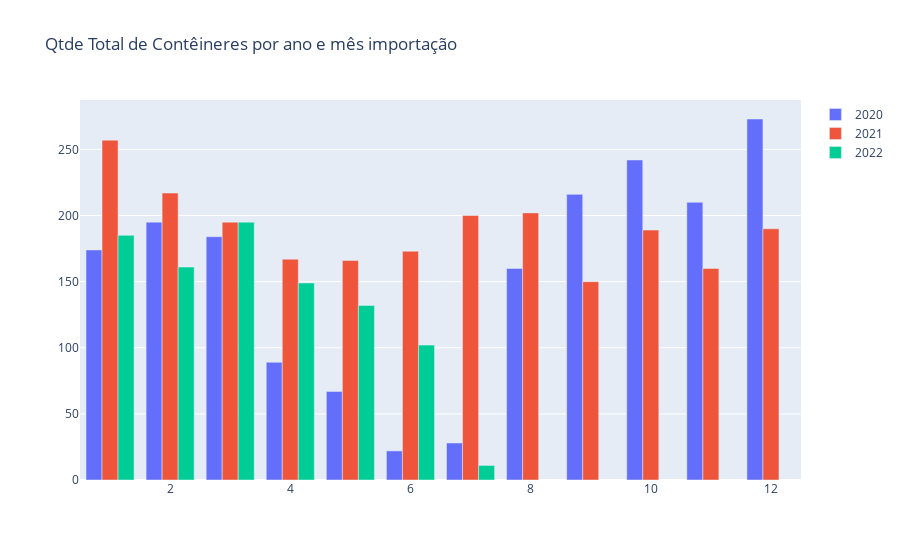

Notebook code for this chart:
### Code cell
import plotly.graph_objects as go

data = []
for ano in df_bagagens.Ano.unique():
    df_filtered = df_bagagens[(df_bagagens.Ano == ano) & (df_bagagens.tipoTrafego == '5')]
    x = list(df_filtered['Mês'].values)
    y = list(df_filtered.QtdeCtr.values)
    bar = go.Bar(name=str(ano), x=x, y=y)
    data.append(bar)
fig = go.Figure(data=data)
fig.update_layout(title='Qtde Total de Contêineres por ano e mês importação')
fig.show()

### Figure 1 — Plotly figure (JSON) as saved in the notebook; plotly's stock layout.template omitted (floating-point values rounded to 4 significant figures)
{"data": [{"name": "2020", "type": "bar", "x": [1, 2, 3, 4, 5, 6, 7, 8, 9, 10, 11, 12], "y": [174, 195, 184, 89, 67, 22, 28, 160, 216, 242, 210, 273]}, {"name": "2021", "type": "bar", "x": [1, 2, 3, 4, 5, 6, 7, 8, 9, 10, 11, 12], "y": [257, 217, 195, 167, 166, 173, 200, 202, 150, 189, 160, 190]}, {"name": "2022", "type": "bar", "x": [1, 2, 3, 4, 5, 6, 7], "y": [185, 161, 195, 149, 132, 102, 11]}], "layout": {"title": {"text": "Qtde Total de Contêineres por ano e mês importação"}}}
